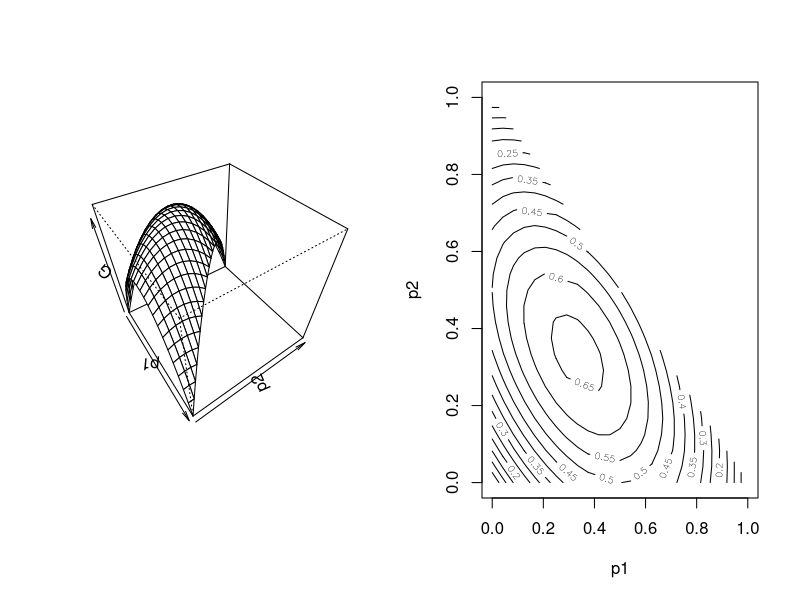

Write R code to recreate this figure.
nx <- seq(0,1,length.out=25)
ny <- seq(0,1,length.out=25)
z <- matrix(NA, ncol=length(nx), nrow=length(ny))
for (i in seq(nx)) {
  for (j in seq(ny)) {
    if (nx[i]+ny[j]<=1) {
      z[i,j] <- 1-nx[i]^2-ny[j]^2-(1-nx[i]-ny[j])^2
    }
  }
}
pdf("gini3.pdf", width=10, height=5)
par(mfrow=c(1,2))
persp(nx, ny, z, xlab="p1", ylab="p2", zlab="G", phi=45, theta=55)
contour(nx, ny, z, xlab="p1", ylab="p2")
dev.off()
if (interactive()) browseURL(paste0(getwd(),"/gini.pdf"))
